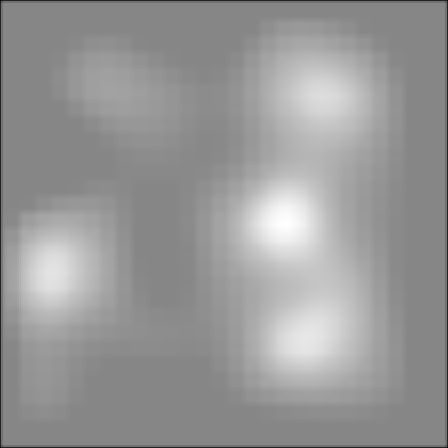
#> input picture test_imgs/C09_11.jpg, 448 x 448 px
$ python saliency_net.py
#> lines starting #> are read from the running program, lines starting #| are printed output that depends on the picture; after the words box and inside, x2 and y2 are one past the last pixel; in counts of white or black regions, pixels touching at a corner belong together
#> further down, img is the input picture: shape (448, 448); min 0, max 255, mean 151.6
import cv2
import caffe
import numpy as np
import os
import math
import matplotlib.pyplot as plt
from scipy.stats import mode

class SaliencyNet():
    def __init__(self, net_path, model_path):
        if net_path and model_path:
            if os.path.isfile(net_path) and os.path.isfile(model_path):
                self.network = caffe.Net(net_path, model_path, caffe.TRAIN)

    # [7 lines left out: function threshold_process, not called in this run]

    def mat2gray(self, sal_map):
        sal_map = np.double(sal_map)
        out =np.zeros(sal_map.shape, np.double)
        normalized = cv2.normalize(sal_map, out, 1.0, 0.0, cv2.NORM_MINMAX)

        return normalized

    def border_process(self, sal_map):
        threshold_list = np.linspace(0.05,0.75,num=10)
        final_smap = self.mat2gray(sal_map)
        # most_frequent = mode(final_smap.flatten())[0][0] ## too slow
        (values,counts) = np.unique(final_smap.flatten(),return_counts=True)
#> values = 154 values from 0 to 1; counts = 154 values, max 64486 at index 32, min 1 at index 1, mean 1303.3
        ind=np.argmax(counts)
#> ind = 32
        most_frequent = values[ind]
#> most_frequent = 0.525
        sum_list =[]
        # print threshold_list
        for threshold in threshold_list:
            im_mask = cv2.threshold(final_smap,threshold,type=cv2.THRESH_BINARY,maxval=1)[1]
            # print im_mask
            sum_list.append(im_mask.sum())
#> this loop made 10 passes
#> pass 1, in border_process, `im_mask = cv2.threshold(final_smap,threshold,type=cv2.THRESH_BINARY,ma..`:
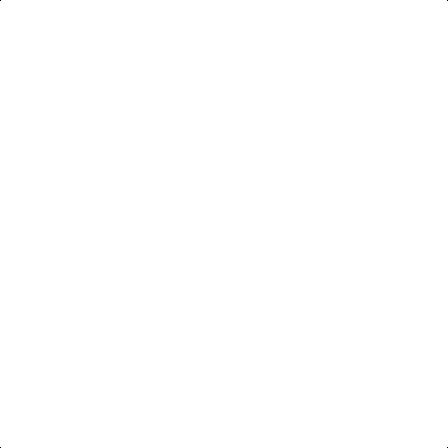
#> im_mask: shape (448, 448) float64; values 0 (black) and 1 (white), 100% white; black in thin lines or dots
#> pass 3, in border_process, `im_mask = cv2.threshold(final_smap,threshold,type=cv2.THRESH_BINARY,ma..`:
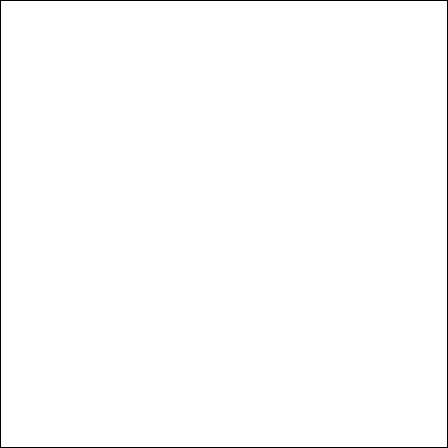
#> im_mask: shape (448, 448) float64; values 0 (black) and 1 (white), 99.1% white; black in thin lines or dots
#> after the loop:
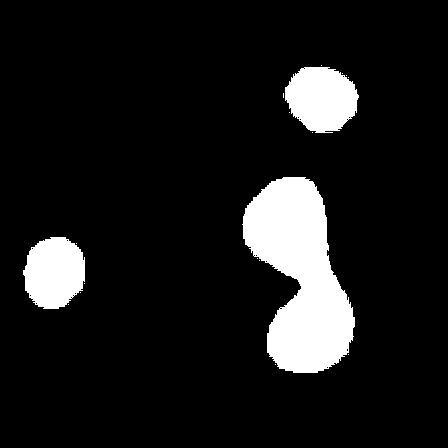
#> im_mask: shape (448, 448) float64; values 0 (black) and 1 (white), 10.2% white; 18 white regions (15 under 20 px), largest, box (x1, y1, x2, y2) and area: (242, 177, 355, 373) 13323, (285, 67, 359, 133) 3692, (23, 237, 85, 309) 3500
#> after the loop, sum_list = [200700, 200688, 198916, 198916, 198912, 198891, 195363, 71964, 39767, 20534]

        v_list = []
        for i in range(len(sum_list)-1):
            v = sum_list[i]-sum_list[i+1]
            v_list.append(v)
#> this loop made 9 passes
#> v on passes 1 to 9: 12, 1772, 0, 4, 21, 3528, 123399, 32197, 19233
#> after the loop, v_list = [12, 1772, 0, 4, 21, 3528, 123399, 32197, 19233]
        # plt.plot(sum_list)
        threshold = threshold_list[np.argmax(v_list)]
#> threshold = 0.517

        # plt.plot(v_list)
        # plt.show()

        final_smap[np.where(final_smap<threshold)] = most_frequent
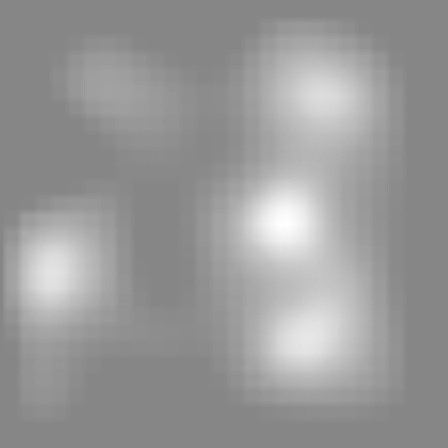
#> final_smap: shape (448, 448) float64; min 0.518, max 1, mean 0.599
        return final_smap

    def chessbox_process(self, sal_map,ks=(41,41)):
        sal_map = cv2.GaussianBlur(sal_map,ks,0)
        return sal_map

    # [33 lines left out: functions center_enhance, fang_enhance, not called in this run]

    def normalization(self, sal_map):
        sal_map = sal_map - np.min(sal_map)
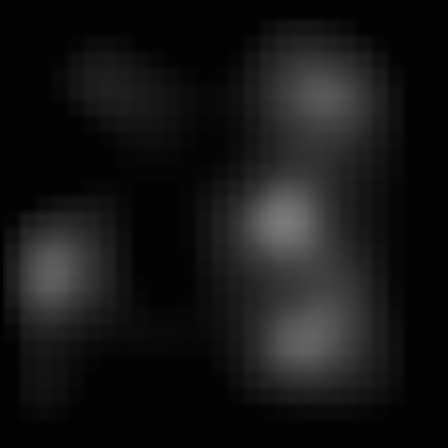
#> sal_map: shape (448, 448) float64; min 0, max 0.482, mean 0.0816
        sal_map = sal_map / np.max(sal_map)
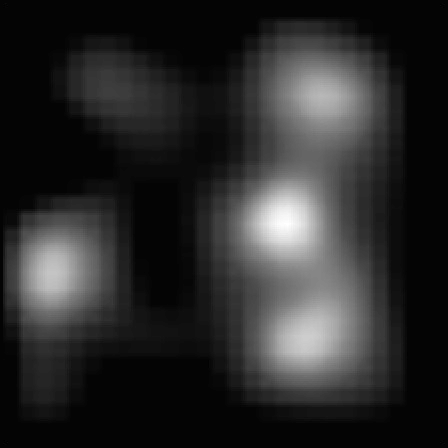
#> sal_map: shape (448, 448) float64; min 0, max 1, mean 0.169
        # sal_map *= 255.
        return sal_map

    # [27 lines left out: functions postprocess_saliency_map, get_saliencymap, not called in this run]

if __name__=='__main__':
    sn = SaliencyNet(None, None)

    img_path = 'test_imgs/C09_11.jpg'
    center_path = 'test_imgs/center.jpg'
    img = cv2.imread(img_path, 0)
    cv2.imshow('hey',img)
    cv2.waitKey(0)
    img= sn.mat2gray(img)
    img=sn.border_process(img)
    cv2.imshow('hey',img)
    cv2.waitKey(0)
    img = sn.normalization(img)
    cv2.imshow('hey',img)
    cv2.waitKey(0)

    ks_h=img.shape[0]/10;
#> ks_h = 44.8
    if ks_h%2==0:
        ks_h-=1
    ks_w=img.shape[1]/10;
#> ks_w = 44.8
    if ks_w%2==0:
        ks_w-=1

    img = sn.chessbox_process(img, ks=(int(ks_h),int(ks_w)))
#> (the run stopped early here; a loop or call above may not have finished)

$ run again, with test_imgs/C09_0.jpg copied over test_imgs/C09_11.jpg
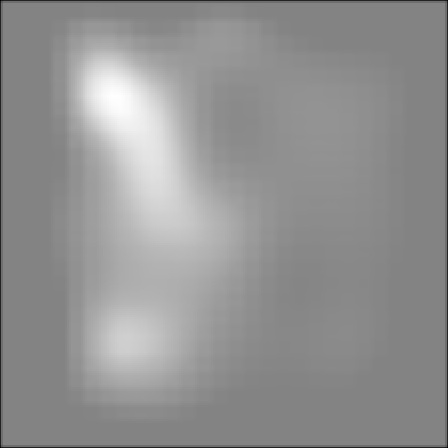
#> input picture test_imgs/C09_0.jpg, 448 x 448 px
#> img is the input picture: shape (448, 448); min 0, max 255, mean 146.1
#> values = 154 values from 0 to 1; counts = 154 values, max 61831 at index 29, min 1 at index 5, mean 1303.3
#> ind = 29
#> most_frequent = 0.514
#> after the loop in border_process, `for threshold in threshold_list:`:
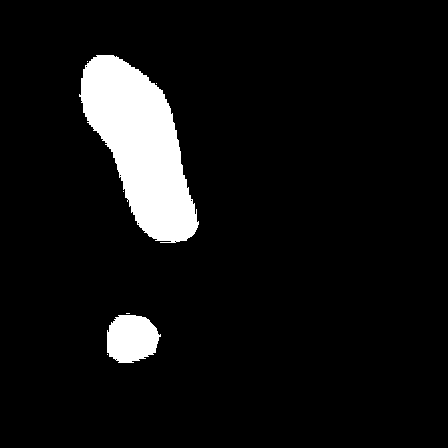
#> im_mask: shape (448, 448) float64; values 0 (black) and 1 (white), 7.2% white; 7 white regions (5 under 20 px), largest, box (x1, y1, x2, y2) and area: (79, 55, 199, 243) 12496, (107, 315, 161, 363) 2042
#> after the loop in border_process, `for threshold in threshold_list:`: sum_list = [200700, 200684, 198916, 198916, 198912, 195391, 131839, 50591, 29946, 14546]
#> the loop in border_process, `for i in range(len(sum_list)-1):` made 9 passes
#> v on passes 1 to 8: 16, 1768, 0, 4, 3521, 63552, 81248, 20645
#> after the loop in border_process, `for i in range(len(sum_list)-1):`: v_list = [16, 1768, 0, 4, 3521, 63552, 81248, 20645, 15400]
#> threshold = 0.517
#> final_smap: shape (448, 448) float64; min 0.514, max 1, mean 0.578
#> in normalization, `sal_map = sal_map / np.max(sal_map)`:
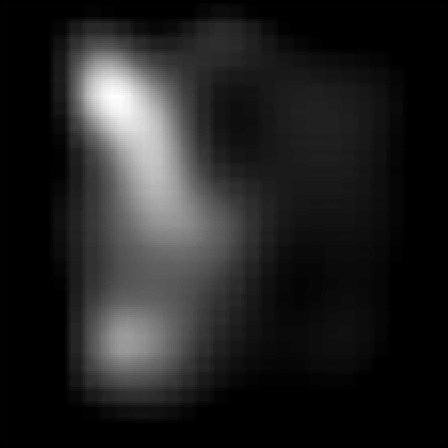
#> sal_map: shape (448, 448) float64; min 0, max 1, mean 0.132
